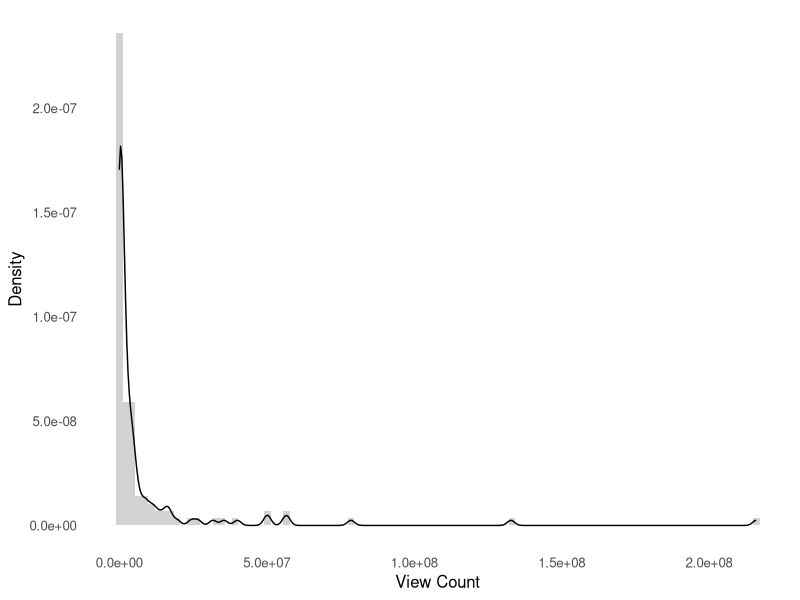
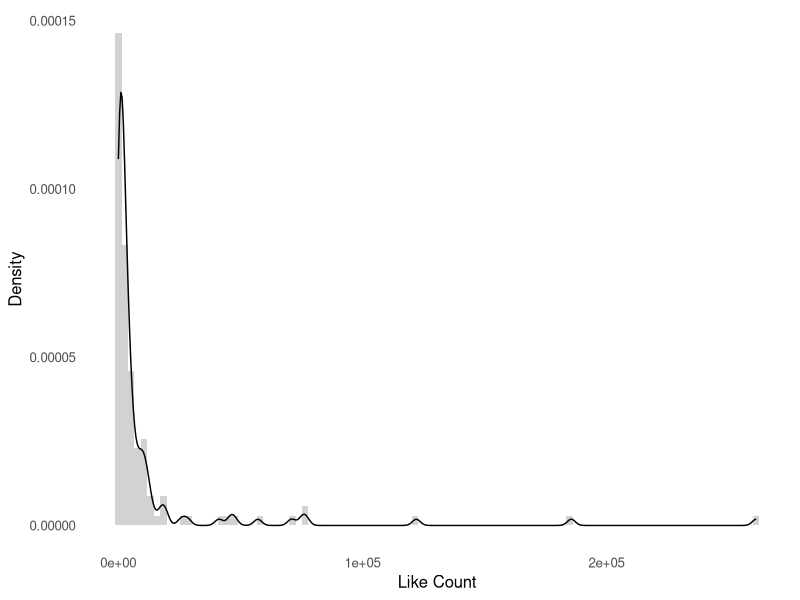
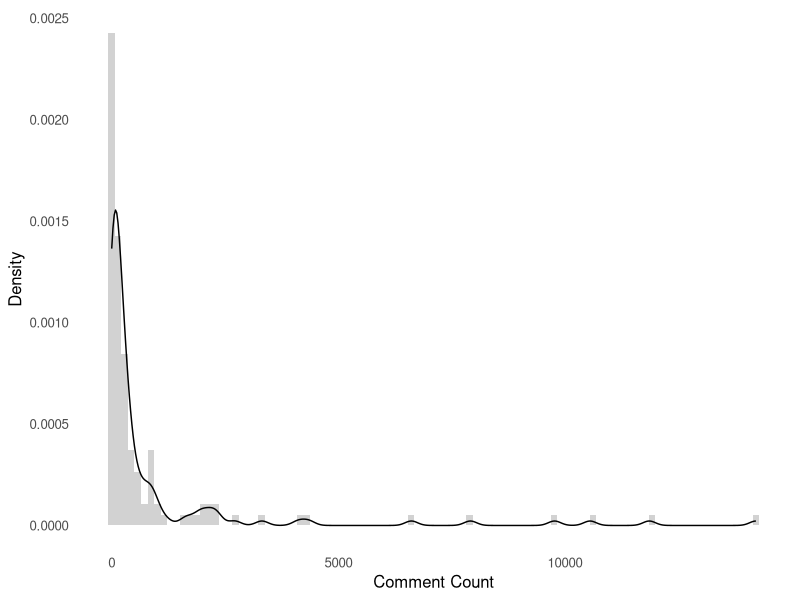

Recreate these plots in R, in order.
# Install and load necessary libraries
if (!require(ggplot2)) install.packages("ggplot2", dependencies=TRUE)
if (!require(GGally)) install.packages("GGally", dependencies=TRUE)
library(ggplot2)
library(GGally)

# Load data from CSV file
# Replace 'your_data.csv' with the path to your CSV file
data <- read.csv('Data/feature_matrix.csv')

# Define the columns that are the DVs you want to plot
dv_columns <- c("viewCount", "likeCount", "commentCount")

# Subset the data to include only the DVs
dv_data <- data[dv_columns]

# Create individual histograms with kernel density plot

# Histogram for viewCount with adjusted bins
p1 <- ggplot(dv_data, aes(x = viewCount)) +
  geom_histogram(aes(y = ..density..), bins = 100, fill = "grey", alpha = 0.7) +  # Adjusted bins
  geom_density(color = "black", alpha = 0.7) +
  labs(x = "View Count", y = "Density") +
  theme_minimal(base_size = 12) +
  theme(panel.background = element_rect(fill = "white", color = NA),
        plot.background = element_rect(fill = "white", color = NA),
        panel.grid.major = element_blank(),
        panel.grid.minor = element_blank())

# Histogram for likeCount with adjusted bins
p2 <- ggplot(dv_data, aes(x = likeCount)) +
  geom_histogram(aes(y = ..density..), bins = 100, fill = "grey", alpha = 0.7) +  # Adjusted bins
  geom_density(color = "black", alpha = 0.7) +
  labs(x = "Like Count", y = "Density") +
  theme_minimal(base_size = 12) +
  theme(panel.background = element_rect(fill = "white", color = NA),
        plot.background = element_rect(fill = "white", color = NA),
        panel.grid.major = element_blank(),
        panel.grid.minor = element_blank())

# Histogram for commentCount with adjusted bins
p3 <- ggplot(dv_data, aes(x = commentCount)) +
  geom_histogram(aes(y = ..density..), bins = 100, fill = "grey", alpha = 0.7) +  # Adjusted bins
  geom_density(color = "black", alpha = 0.7) +
  labs(x = "Comment Count", y = "Density") +
  theme_minimal(base_size = 12) +
  theme(panel.background = element_rect(fill = "white", color = NA),
        plot.background = element_rect(fill = "white", color = NA),
        panel.grid.major = element_blank(),
        panel.grid.minor = element_blank())

# Display the plots separately
print(p1)
print(p2)
print(p3)
